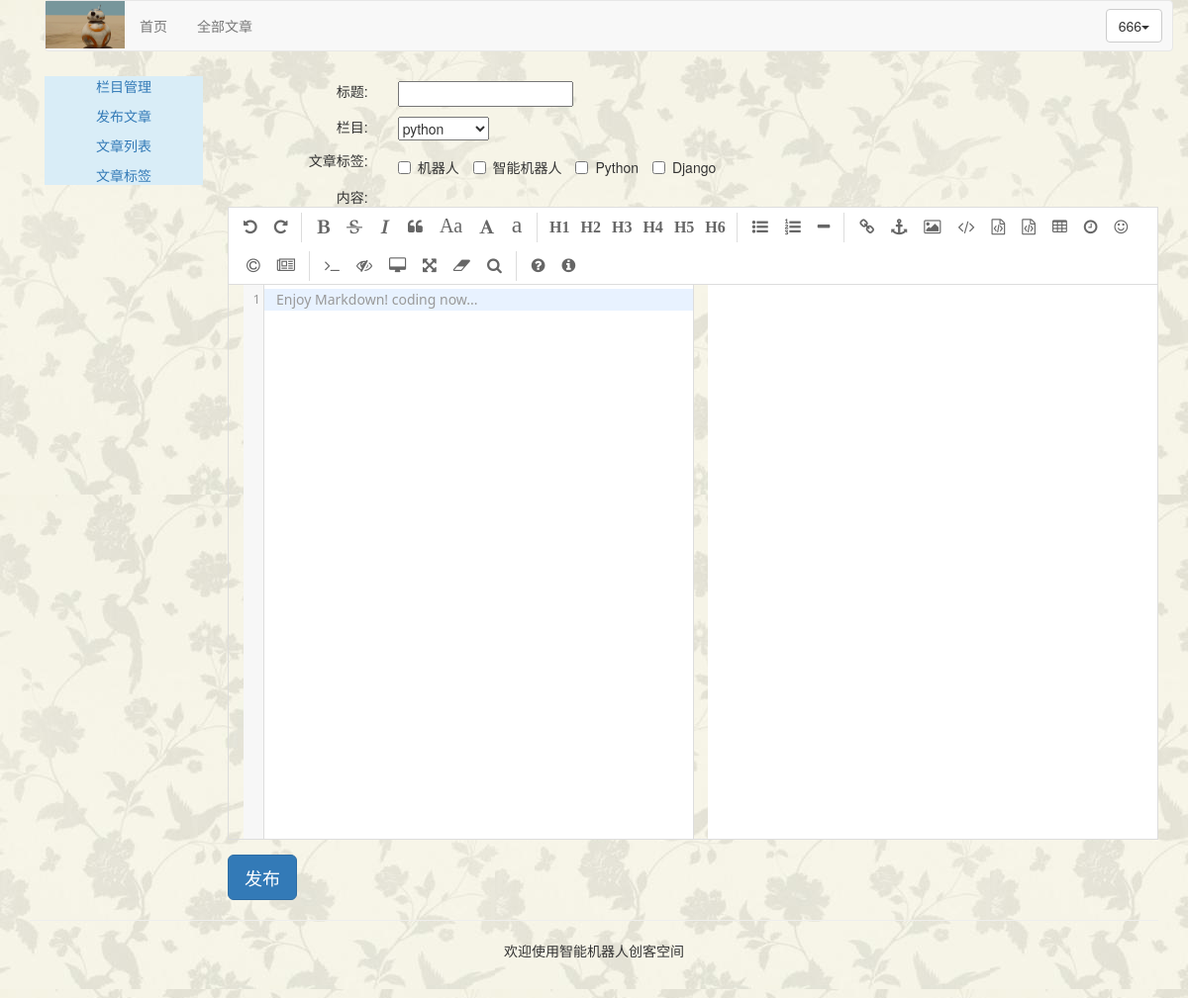
/article/article-post/ (signed in), run on the app's committed database.
### article/models.py (models this page shows, shortened)
class ArticleTag(models.Model):
    author = models.ForeignKey(User, on_delete=models.CASCADE, related_name="tag")
    tag = models.CharField(max_length=500)

### article/views.py (the view)
# urls.py: path('article-post/', views.article_post, name="article_post"),
@login_required(login_url='/account/login')
@csrf_exempt
def article_post(request):
    if request.method == "POST":
        article_post_form = ArticlePostForm(data=request.POST)
        if article_post_form.is_valid():
            cd = article_post_form.cleaned_data
            try:
                new_article = article_post_form.save(commit=False)
                new_article.author = request.user
                new_article.column = request.user.article_column.get(id=request.POST['column_id'])
                new_article.save()
                tags = request.POST['tags']
                if tags:
                    for atag in json.loads(tags):
                        tag = request.user.tag.get(tag=atag)
                        new_article.article_tag.add(tag)
                return HttpResponse("1")
            except:
                return HttpResponse("2")
        else:
            return HttpResponse("3")
    else:
        article_post_form = ArticlePostForm()
        article_columns = request.user.article_column.all()
        article_tags = request.user.tag.all()
        return render(request, "article/article_post.html",
                      {"article_post_form": article_post_form, "article_columns": article_columns,
                       "article_tags": article_tags})

### article/forms.py
class ArticlePostForm(forms.ModelForm):
    class Meta:
        model = ArticlePost
        fields = ("title", "body")

### templates/article/article_post.html (shortened to what this page needs)
{% extends "article/article-base.html" %}
{% load staticfiles %}
{% block content %}
    <link rel="stylesheet" href="{% static 'editor/css/style.css' %}">
    <link rel="stylesheet" href="{% static 'editor/css/editormd.css' %}">
<div style="margin-left:10px">
    <form class="form-horizontal" action="." method="post">{% csrf_token %}
        <div class="row" style="margin-top: 10px;">
            <div class="col-md-2 text-right"><span>标题:</span></div>
            <div class="col-md-10 text-left">{{article_post_form.title}}</div>
        </div>
        <div class="row" style="margin-top: 10px;">
            <div class="col-md-2 text-right"><span>栏目:</span></div>
            <div class="col-md-10 text-left">
                <select id="which_column">
                    {% for column in article_columns %}
                    <option value="{{column.id}}">{{column.column}}</option>
                    {% endfor %}
                </select>
            </div>
        </div>
        <div class="row" style="margin-top: 10px;">
            <div class="col-md-2 text-right"><span>文章标签:</span></div>
            <div class="col-md-10 text-left">
                {% for tag in article_tags %}
                <label class="checkbox-inline">
                    <input class="tagcheckbox" type="checkbox" id="{{ tag.id }}" name="article_tag" value="{{ tag.tag }}"> {{ tag.tag }}
                </label>
                {% empty %}
                <p>您还未设置文章标签，请先<a href="{% url 'article:article_tag' %}">创建您的文章标签</a></p>
                {% endfor %}
            </div>
        </div>
        <div class="row" style="margin-top: 10px;">
            <div class="col-md-2 text-right"><span>内容:</span></div>
            <div id="editormd" class="col-md-10 text-left">
            </div>
        </div>
        <div class="row">
            <input type="button" class="btn btn-primary btn-lg" value="发布" onclick="publish_article()">
        </div>
    </form>
</div>
{% endblock %}

### templates/article/article-header.html (shortened to what this page needs)
{% load staticfiles %}
<div class="container">
    <nav class="navbar navbar-default" role="navigation">
        <div class="navbar-header">
            <a href="{% url 'home' %}">
                <img width="80px" src="{% static 'images/avatar.gif' %}">
            </a>
        </div>
        <div>
            <ul class="nav navbar-nav" role="tablist">
                <li><a href="{% url 'home' %}">首页</a></li>
                <li><a href="{% url 'article:article_titles' %}">全部文章</a></li>
            </ul>
            <ul class="nav navbar-nav navbar-right" style="margin-right:10px">
                <li>
                        <div class="dropdown" style="margin-top:8px">
                            <button class="btn btn-default dropdown-toggle" type="button" id="dropdownMenu" data-toggle="dropdown">
                                {{ user.username }}<span class="caret"></span>
                            </button>
                        </div>
                    </li>
            </ul>
        </div>
    </nav>
</div>

### static/editor/css/editormd.css (style rules this page uses)
.editormd { width: 90%; height: 640px; margin: 0 auto; text-align: left; overflow: hidden; position: relative; margin-bottom: 15px; border: 1px solid #ddd; font-family: "Meiryo UI", "Microsoft YaHei", "Malgun Gothic", "Segoe UI", "Trebuchet MS", Helvetica, "Monaco", monospace, Tahoma, STXihei, "华文细黑", STHeiti, "Helvetica Neue", "Droid Sans", "wenquanyi micro hei", FreeSans, Arimo, Arial, SimSun, "宋体", Heiti, "黑体", sans-serif; }

### templates/article/article-base.html (style rules this page uses)
body { background-image:url(/static/images/background/background-article.jpg); }

### data on the page
ArticleTag: tag "机器人"
ArticleTag: tag "智能机器人"
ArticleTag: tag "Python"
ArticleTag: tag "Django"

### other printed values
{{ user.username }} "666"
form field value "python"
